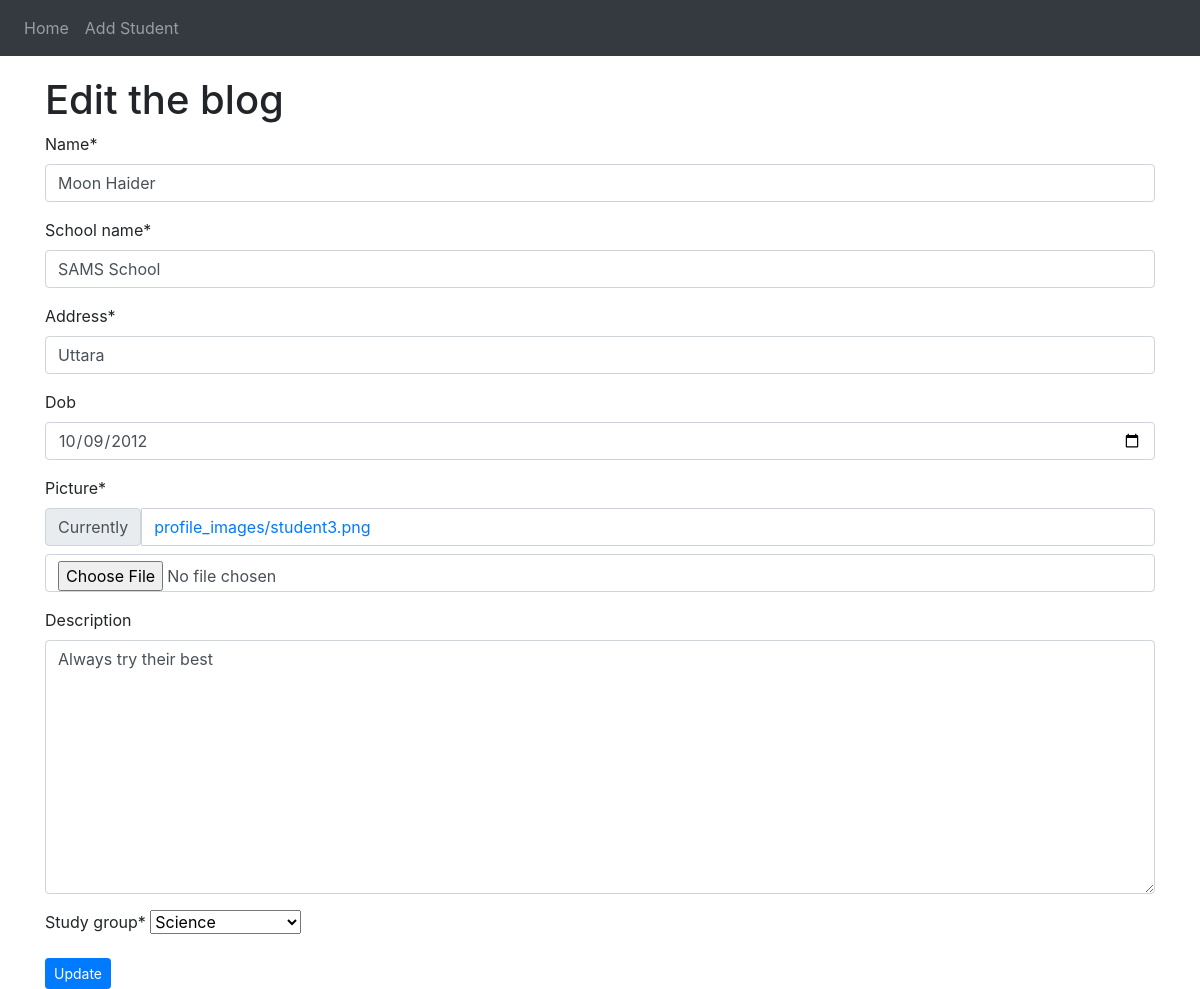
The app's page /student/edit/8/ with its own data.
### App_student/models.py (models this page shows, shortened)
class Student(models.Model):
    student_id = models.AutoField(primary_key=True)
    name = models.CharField(max_length=50)
    school_name = models.CharField(max_length=50)
    address = models.CharField(max_length=100)
    dob = models.DateField(blank=True,null=True)
    profile_pic = models.ImageField(upload_to='profile_images',verbose_name="Picture")
    description = models.TextField(blank=True)
    join_date = models.DateTimeField(auto_now_add=True)
    update_date = models.DateTimeField(auto_now=True)
    study_group = models.CharField(max_length=50, choices=(
                             ("Science","Science"),
                             ('Business Studies','Business Studies'),
                             ('Humanities','Humanities')
                            ))
    class Meta:
        ordering = ['-join_date']

### App_student/views.py (the view, shortened to what this page needs)
# urls.py: path('edit/<pk>/',views.UpdateStudent.as_view(),name='edit_student'),
class UpdateStudent(UpdateView):
    fields = '__all__'
    model = Student
    template_name = 'App_student/edit_student.html'
    def get_form(self, form_class=None):
        form = super().get_form(form_class)
        form.fields['dob'].widget = forms.DateInput(attrs={'type': 'date', 'class': 'form-control'})
        return form

### templates/App_student/edit_student.html (shortened to what this page needs)
{% extends 'base.html' %}
{% load crispy_forms_tags %}
{% block body_block %}
<h1> Edit the blog </h1>
<form  method="POST"  enctype="multipart/form-data">
    {{form|crispy}}
    <input type="submit" name="submit" value="Update" class="btn btn-primary btn-sm">
</form>
{% endblock%}

### records on screen
Student: name "Moon Haider", school_name "SAMS School", address "Uttara", dob "10/09/2012", description "Always try their best", study_group "Science"
